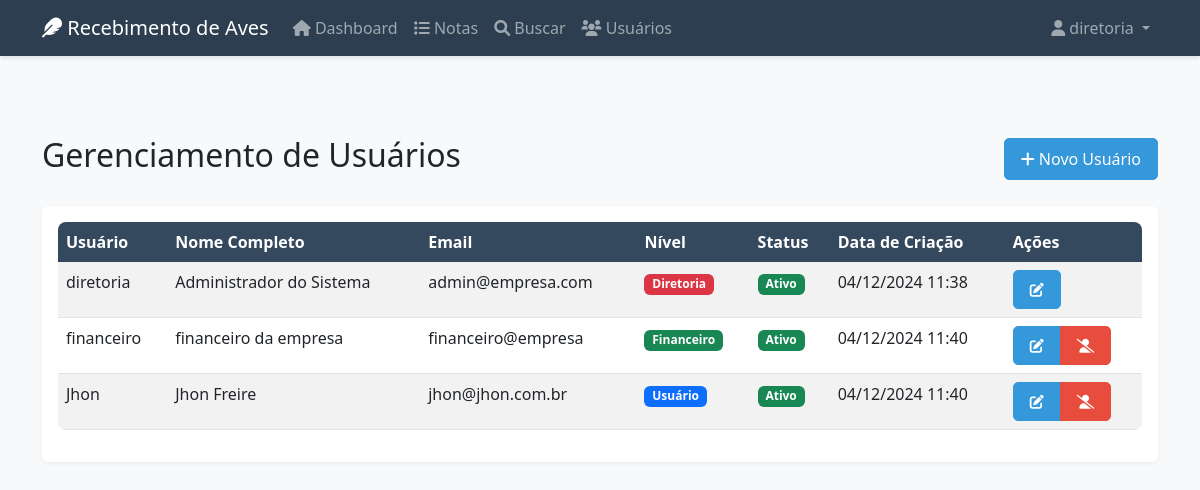
/usuarios (signed in), run on the app's committed database.
### app.py (models this page shows, shortened)
class User(UserMixin, db.Model):
    id = db.Column(db.Integer, primary_key=True)
    username = db.Column(db.String(80), unique=True, nullable=False)
    password_hash = db.Column(db.String(120), nullable=False)
    role = db.Column(db.String(20), nullable=False)  # 'diretoria', 'financeiro', 'usuario', 'visualizador'
    nome_completo = db.Column(db.String(100))
    email = db.Column(db.String(120))
    data_criacao = db.Column(db.DateTime, default=datetime.now)
    ativo = db.Column(db.Boolean, default=True)
    criado_por_id = db.Column(db.Integer, db.ForeignKey('user.id'))
    @property
    def is_diretoria(self):
        return self.role == 'diretoria'

### app.py (the view)
@app.route('/usuarios')
@login_required
def lista_usuarios():
    if not current_user.is_diretoria:
        flash('Acesso negado. Apenas diretoria pode gerenciar usuários.', 'danger')
        return redirect(url_for('dashboard'))
    usuarios = User.query.all()
    return render_template('usuarios.html', usuarios=usuarios)

### app.py (called while the page is built)
@login_manager.user_loader
def load_user(user_id):
    return User.query.get(int(user_id))

### templates/usuarios.html (shortened to what this page needs)
{% extends "base.html" %}
{% block content %}
<div class="container mt-4">
    <div class="d-flex justify-content-between align-items-center mb-4">
        <h2>Gerenciamento de Usuários</h2>
        <a href="{{ url_for('novo_usuario') }}" class="btn btn-primary">
            <i class="fas fa-plus"></i> Novo Usuário
        </a>
    </div>
    <div class="card">
        <div class="card-body">
            <div class="table-responsive">
                <table class="table table-striped">
                    <thead>
                        <tr>
                            <th>Usuário</th>
                            <th>Nome Completo</th>
                            <th>Email</th>
                            <th>Nível</th>
                            <th>Status</th>
                            <th>Data de Criação</th>
                            <th>Ações</th>
                        </tr>
                    </thead>
                    <tbody>
                        {% for user in usuarios %}
                        <tr>
                            <td>{{ user.username }}</td>
                            <td>{{ user.nome_completo or '-' }}</td>
                            <td>{{ user.email or '-' }}</td>
                            <td>
                                {% if user.role == 'diretoria' %}
                                    <span class="badge bg-danger">Diretoria</span>
                                {% elif user.role == 'financeiro' %}
                                    <span class="badge bg-success">Financeiro</span>
                                {% else %}
                                    <span class="badge bg-primary">Usuário</span>
                                {% endif %}
                            </td>
                            <td>
                                {% if user.ativo %}
                                    <span class="badge bg-success">Ativo</span>
                                {% else %}
                                    <span class="badge bg-danger">Inativo</span>
                                {% endif %}
                            </td>
                            <td>{{ user.data_criacao.strftime('%d/%m/%Y %H:%M') }}</td>
                            <td>
                                <div class="btn-group">
                                    <a href="{{ url_for('editar_usuario', id=user.id) }}" class="btn btn-sm btn-primary">
                                        <i class="fas fa-edit"></i>
                                    </a>
                                    {% if user.id != current_user.id %}
                                    <a href="{{ url_for('desativar_usuario', id=user.id) }}"
                                       class="btn btn-sm btn-danger"
                                       onclick="return confirm('Tem certeza que deseja desativar este usuário?')">
                                        <i class="fas fa-user-slash"></i>
                                    </a>
                                    {% endif %}
                                </div>
                            </td>
                        </tr>
                        {% endfor %}
                    </tbody>
                </table>
            </div>
        </div>
    </div>
</div>
{% endblock %}

### templates/base.html (shortened to what this page needs)
<!DOCTYPE html>
<html lang="pt-br">
<head>
    <link href="https://cdn.jsdelivr.net/npm/bootstrap@5.3.0/dist/css/bootstrap.min.css" rel="stylesheet">
    <link href="https://cdnjs.cloudflare.com/ajax/libs/font-awesome/6.0.0/css/all.min.css" rel="stylesheet">
    <link href="{{ url_for('static', filename='css/style.css') }}" rel="stylesheet">
</head>
<body>
    {% if current_user.is_authenticated %}
    <nav class="navbar navbar-expand-lg navbar-dark bg-primary">
        <div class="container">
            <a class="navbar-brand" href="{{ url_for('dashboard') }}">
                <i class="fas fa-feather"></i> Recebimento de Aves
            </a>
            <div class="collapse navbar-collapse" id="navbarNav">
                <ul class="navbar-nav me-auto">
                    <li class="nav-item">
                        <a class="nav-link" href="{{ url_for('dashboard') }}">
                            <i class="fas fa-home"></i> Dashboard
                        </a>
                    </li>
                    <li class="nav-item">
                        <a class="nav-link" href="{{ url_for('lista_notas') }}">
                            <i class="fas fa-list"></i> Notas
                        </a>
                    </li>
                    <li class="nav-item">
                        <a class="nav-link" href="{{ url_for('buscar_notas') }}">
                            <i class="fas fa-search"></i> Buscar
                        </a>
                    </li>
                    {% if current_user.is_diretoria %}
                    <li class="nav-item">
                        <a class="nav-link" href="{{ url_for('lista_usuarios') }}">
                            <i class="fas fa-users"></i> Usuários
                        </a>
                    </li>
                    {% endif %}
                </ul>
                <ul class="navbar-nav">
                    <li class="nav-item dropdown">
                        <a class="nav-link dropdown-toggle" href="#" id="userDropdown" role="button"
                           data-bs-toggle="dropdown">
                            <i class="fas fa-user"></i> {{ current_user.username }}
                        </a>
                    </li>
                </ul>
            </div>
        </div>
    </nav>
    {% endif %}
    <main class="py-4">
        {% block content %}{% endblock %}
    </main>
</body>
</html>

### static/css/style.css (style rules this page uses)
body { background-color: #f8f9fa; min-height: 100vh; padding-bottom: 2rem; }
.card { box-shadow: 0 0.125rem 0.25rem rgba(0, 0, 0, 0.075); transition: transform 0.2s ease-in-out; }
.navbar { box-shadow: 0 2px 4px rgba(0, 0, 0, 0.1); margin-bottom: 2rem; }
.btn-primary { background-color: #0d6efd; border-color: #0d6efd; transition: all 0.2s ease-in-out; }

### templates/base.html (style rules this page uses)
:root { --primary-color: #2c3e50; --secondary-color: #34495e; --accent-color: #3498db; --success-color: #27ae60; --warning-color: #f1c40f; --danger-color: #e74c3c; }
body { background-color: #f8f9fa; }
.navbar { background-color: var(--primary-color) !important; box-shadow: 0 2px 4px rgba(0,0,0,0.1); }
.card { border: none; box-shadow: 0 2px 4px rgba(0,0,0,0.05); margin-bottom: 1.5rem; }
.btn { border-radius: 5px; padding: 0.5rem 1rem; font-weight: 500; transition: all 0.3s ease; }
.btn-primary { background-color: var(--accent-color); border-color: var(--accent-color); }
.btn-danger { background-color: var(--danger-color); border-color: var(--danger-color); }
.table { background: white; border-radius: 8px; overflow: hidden; }
.table thead th { background-color: var(--secondary-color); color: white; border: none; }

### data on the page
User: username "diretoria", nome_completo "Administrador do Sistema", email "admin@empresa.com", role "Diretoria", ativo "Ativo", data_criacao "04/12/2024 11:38"
User: username "financeiro", nome_completo "financeiro da empresa", email "financeiro@empresa", role "Financeiro", ativo "Ativo", data_criacao "04/12/2024 11:40"
User: username "Jhon", nome_completo "Jhon Freire", email "jhon@jhon.com.br", role "Usuário", ativo "Ativo", data_criacao "04/12/2024 11:40"
